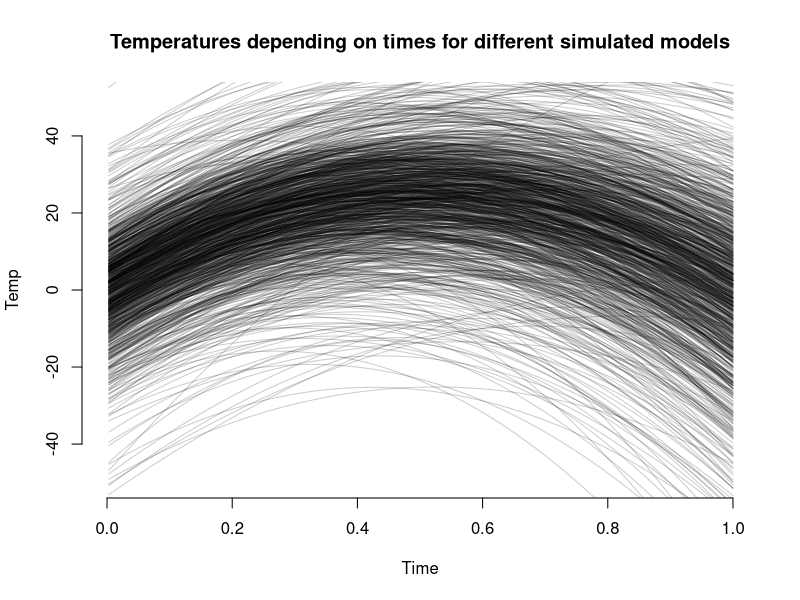
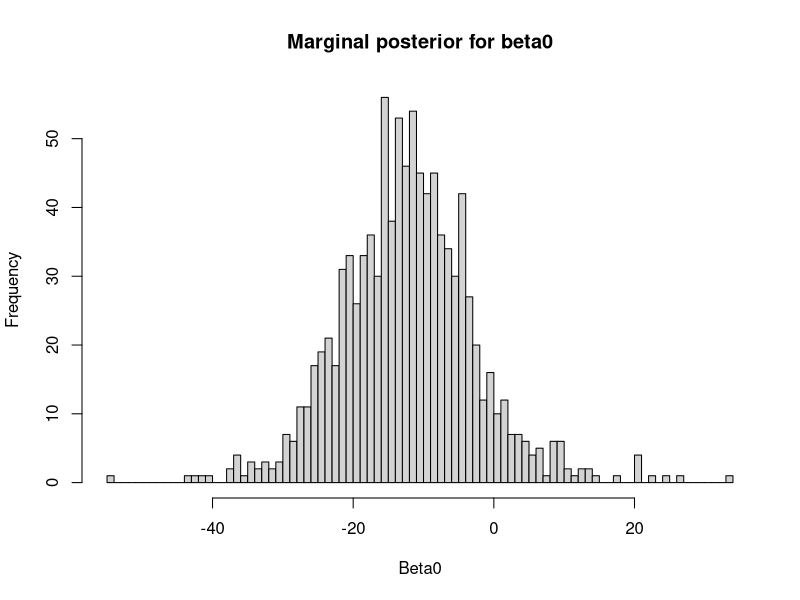
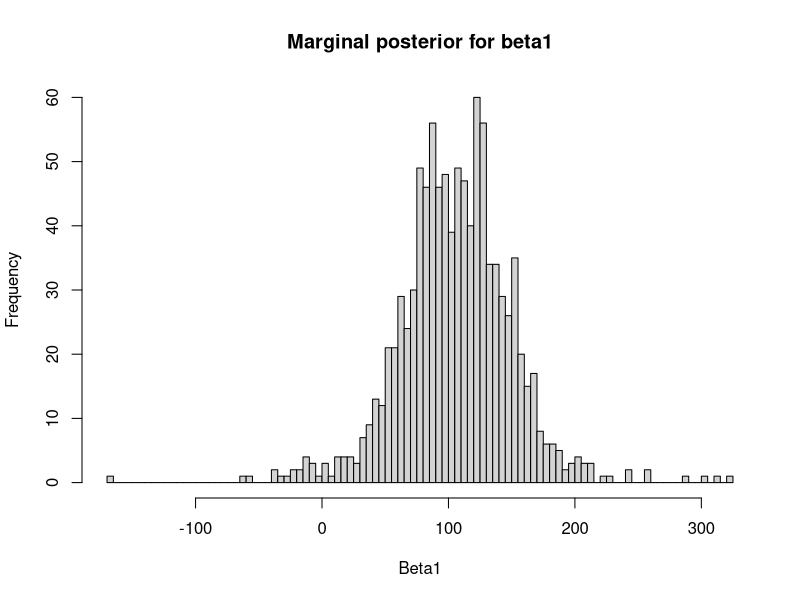
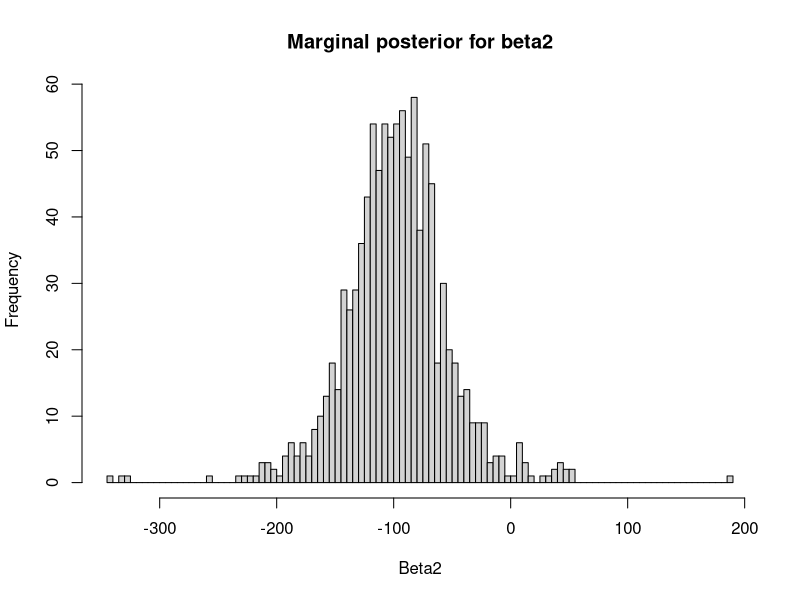
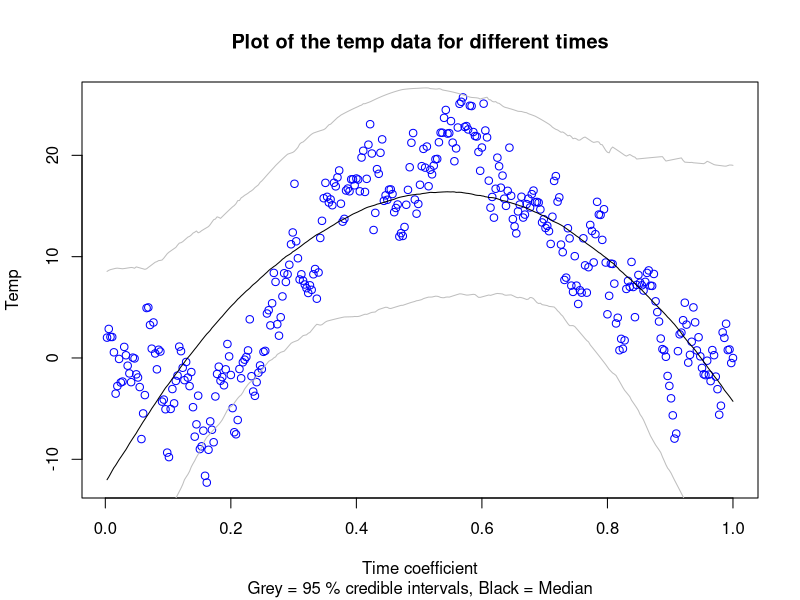
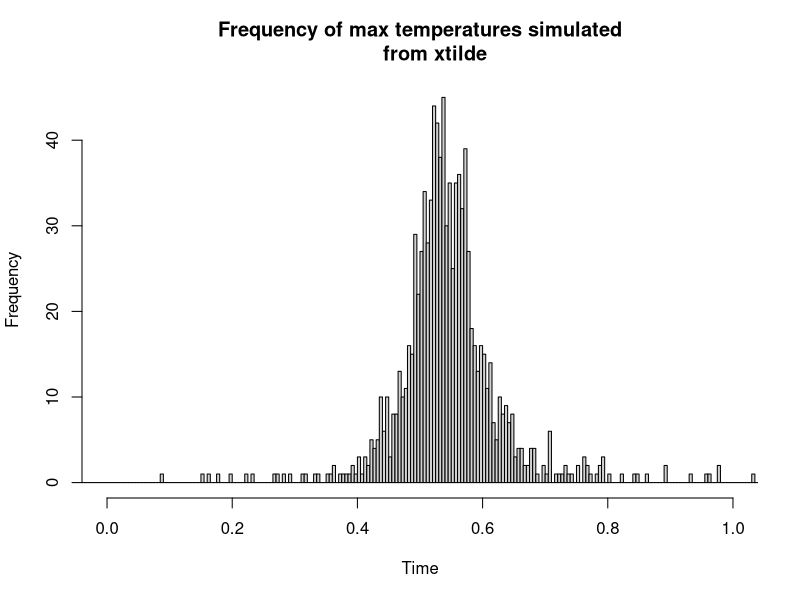
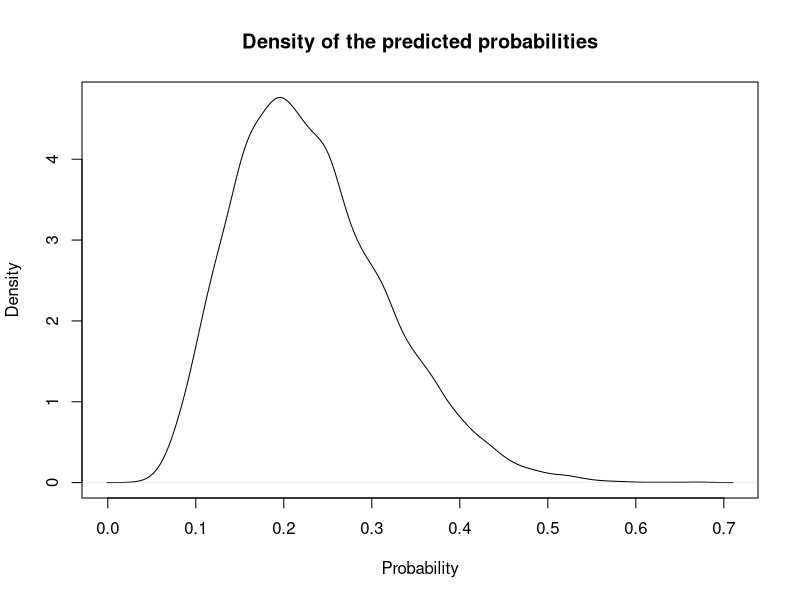
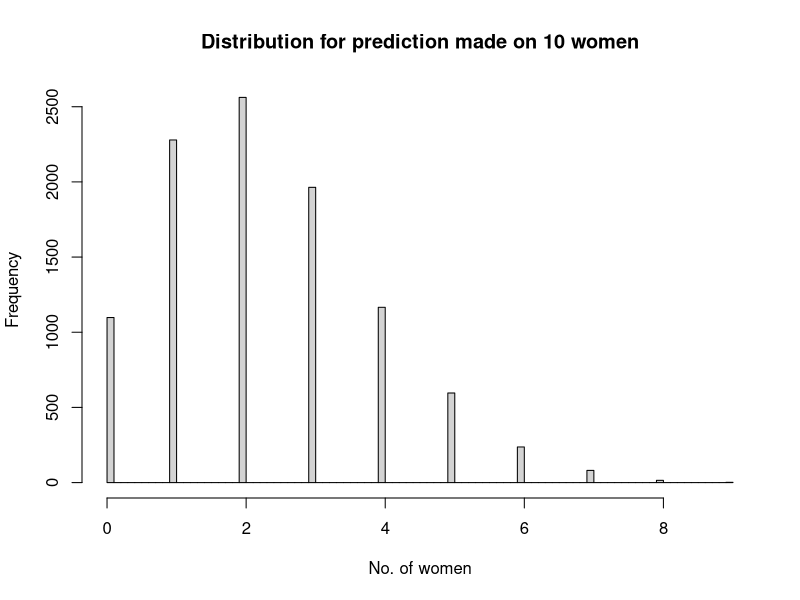

These figures' R source, in order:
## ---- chunk 1
knitr::opts_chunk$set(echo = TRUE)
## ---- chunk 2
# Read file
temp = read.table("TempLinkoping.txt", header=TRUE)

## install.packages("mvtnorm")
library(mvtnorm)
# Defining the parameters for the prior distribution
# Switched to beta0=0 since it seems more reasonable and -10 seems too low.
my0=c(0,100,-100)
omega0=0.01*diag(3)
v0=4
sigma0_sq=1
omega0Inv=solve(omega0)

# Function for returning the response variable
calcRegr = function(betaMatrix, row, x) {
  return(betaMatrix[row,1]+betaMatrix[row,2]*x+betaMatrix[row,3]*x^2)
}

# Function for drawing simulated betavalues
drawBeta = function(my, sigma_sq, omegaInv) {
  return(rmvnorm(1, mean=my, sigma=sigma_sq*omegaInv))
}

nDraws=1000
set.seed(12345)
drawX=rchisq(nDraws, v0)
sigma_sq=(v0)*sigma0_sq/drawX
betaMatrix=matrix(0,nDraws,3)
# Create new plot with specific settings so that the loop can overlay plots
plot.new()
plot.window(xlim=c(0,1), ylim=c(-50,50))
axis(side=1)
axis(side=2)
set.seed(12345)
for (i in 1:nDraws) {
  betaMatrix[i,]=drawBeta(my0, sigma_sq[i], omega0Inv)
  lines(temp$time, calcRegr(betaMatrix, i, temp$time), col=rgb(0,0,0,0.2))
}
title(main="Temperatures depending on times for different simulated models", xlab="Time", 
      ylab="Temp")
## ---- chunk 3
# Calculating the parameters for the posterior distribution
v_n=v0+length(temp$temp)
X=cbind(1, temp$time, temp$time^2)
Y=temp$temp
beta_hat=solve(t(X)%*%X)%*%t(X)%*%Y
my_n=solve(t(X)%*%X+omega0)%*%(t(X)%*%X%*%beta_hat+omega0%*%my0)
omega_n=t(X)%*%X+omega0
omega_n_Inv=solve(omega_n)
sigma_sq_n=(v0*sigma0_sq+(t(Y)%*%Y+t(my0)%*%omega0%*%my0-t(my_n)%*%omega_n%*%my_n))/v_n

# Simulate the joint posterior
sigma_sq_post=(v_n)*c(sigma_sq_n)/drawX
betaMatrix_post=matrix(0,nDraws,3)
response_post_temp=matrix(0,nDraws,length(temp$time))
for (i in 1:nDraws) {
  betaMatrix_post[i,]=drawBeta(my_n, sigma_sq_post[i], omega_n_Inv)
}
# Plots the marginal distributions for the different beta-values
hist(betaMatrix_post[,1], breaks=100, main="Marginal posterior for beta0", xlab="Beta0")
hist(betaMatrix_post[,2], breaks=100, main="Marginal posterior for beta1", xlab="Beta1")
hist(betaMatrix_post[,3], breaks=100, main="Marginal posterior for beta2", xlab="Beta2")
## ---- chunk 4
plot(temp$time, Y, main="Plot of the temp data for different times", col="blue", 
     xlab="Time coefficient", ylab="Temp")
# Applies function calcRegr to the time-values for each of the drawn betas and stores the
# results in matrix
for (i in 1:nDraws) {
  betaTemp=sapply(temp$time, calcRegr, betaMatrix=betaMatrix_post, row=i)
  response_post_temp[i,]=betaTemp
}

response_post=c()
credInterval=matrix(0, length(temp$time), 2)
# Retrieves the median of the response values as well as obtaining the upper and lower
# bound of credInterval
for (i in 1:length(temp$time)) {
  sortedTemp=sort(response_post_temp[,i])
  response_post=c(response_post, (sortedTemp[500]+sortedTemp[501])/2)
  credInterval[i,]=c(sortedTemp[(0.025*length(sortedTemp)+1)], 
                     sortedTemp[(0.975*length(sortedTemp))])
}

lines(temp$time, response_post)
lines(temp$time, credInterval[,1], col="gray")
lines(temp$time, credInterval[,2], col="gray")
title(sub="Grey = 95 % credible intervals, Black = Median")
## ---- chunk 5
# Function for calculating the time-value which yields the maximum response (the derivative
# of response function)
calcMaxTemp = function(betaMatrix, row) {
  return(-betaMatrix[row,2]/(2*betaMatrix[row,3]))
}

# For each of the draws the time-value which yields the maximum temperature is stored in
# a vector
time_max_temp=c()
for (i in 1:nDraws) {
  time_max_temp=c(time_max_temp, calcMaxTemp(betaMatrix_post, i))
}

hist(time_max_temp, breaks=1000, xlim=c(0,1), main="Frequency of max temperatures simulated
     from xtilde", xlab="Time")
## ---- chunk 6
# Use of libraries
library(mvtnorm)

# Read data
WomenWork = read.table("WomenWork.dat", header=TRUE)

# User input
tau = 10

# Defining vectors X and Y
X = as.matrix(WomenWork[,2:ncol(WomenWork)])
Y = WomenWork[,1]
nFeatures = dim(X)[2]
covNames=names(WomenWork[,2:ncol(WomenWork)])

# Constructing prior
mu_prior = rep(0,nFeatures)
sigma_prior = tau^2*diag(nFeatures) 

# Defining function for returning the log posterior

logPostLogistic = function(beta, Y, X, mu, sigma) {
  nFeat = length(beta)
  XBeta=X%*%beta
  # Defining loglikelihood
  logLike = sum(Y*XBeta-log(1+exp(XBeta)))
  # Defining prior
  prior = dmvnorm(beta, mean=mu, sigma=sigma, log=TRUE)
  # Adding loglikelihood and logprior together. Since it is log both of them are added
  # instead of multiplied
  return(logLike + prior)
}

# Defining initial values to be passed on to the optimizer
set.seed(12345)
initVals = rnorm(dim(X)[2])

# Finding the optimized betavector
optimResult = optim(initVals, logPostLogistic, Y=Y, X=X, mu=mu_prior, sigma=sigma_prior, 
                    method=c("BFGS"), control=list(fnscale=-1), hessian=TRUE)

# Defining the values of interest
postMode = optimResult$par
postCov = -solve(optimResult$hessian)
names(postMode) = covNames
approx_PostStd = sqrt(diag(postCov))
names(approx_PostStd) = covNames
print("The posterior mode is:")
print(postMode)
print("The approximated standard deviations are:")
print(approx_PostStd)
## ---- chunk 7
# Compute marginal distribution for nSmallChild
NSmallChild_mode = as.numeric(postMode["NSmallChild"])
NSmallChild_std = as.numeric(approx_PostStd["NSmallChild"])
set.seed(12345)
NSmallChild_distrib = rnorm(10000, mean=NSmallChild_mode, sd=NSmallChild_std)
sorted_NSmallChild=sort(NSmallChild_distrib)
credInterval_NSmallChild = c(sorted_NSmallChild[(0.025*length(sorted_NSmallChild)+1)],
                             sorted_NSmallChild[(0.975*length(sorted_NSmallChild))])
print(paste("The lower bound of the 95 % credible interval for the feature NSmallChild is",
            round(credInterval_NSmallChild[1], 6)))
print(paste( "The upper bound of the 95 % credible interval for the feature NSmallChild is", 
            round(credInterval_NSmallChild[2], 6)))

# Verify that the calculations have been made correctly
glmModel = glm(Work ~ 0+., data=WomenWork, family=binomial)
print("The coefficients for the glmmodel using maximum likelihood are:")
print(glmModel$coefficients)
print("The coefficients calculated by the optimizer function with the approximated distribution are:")
print(postMode)
## ---- chunk 8
sigmoid = function(value) {
  return (exp(value)/(1+exp(value)))
}

makePredLogReg = function(data, mean, sigma, nDraws) {
  betaPred = rmvnorm(nDraws, mean=mean, sigma=sigma)
  linearPred = betaPred %*% data
  logPred = sigmoid(linearPred)
  return(logPred)
}

nDraws=10000
woman=c(1, 10, 8, 10, (10/10)^2, 40, 1, 1)
set.seed(12345)
womanWorkPred=makePredLogReg(woman, postMode, postCov, nDraws)
plot(density(womanWorkPred), main="Density of the predicted probabilities", 
     xlab="Probability", ylab="Density")
## ---- chunk 9
makePredLogRegMultiple = function(data, mean, sigma, nDraws, n) {
  multiplePred=c()
  for (i in 1:nDraws) {
    betaDraw = makePredLogReg(data, mean, sigma, 1)
    multiplePred=c(multiplePred, rbinom(1, n, betaDraw))
  }
  hist(multiplePred, breaks=100, main=paste("Distribution for prediction made on", n, "women"), 
       xlab="No. of women")
}

makePredLogRegMultiple(woman, postMode, postCov, 10000, 10)
